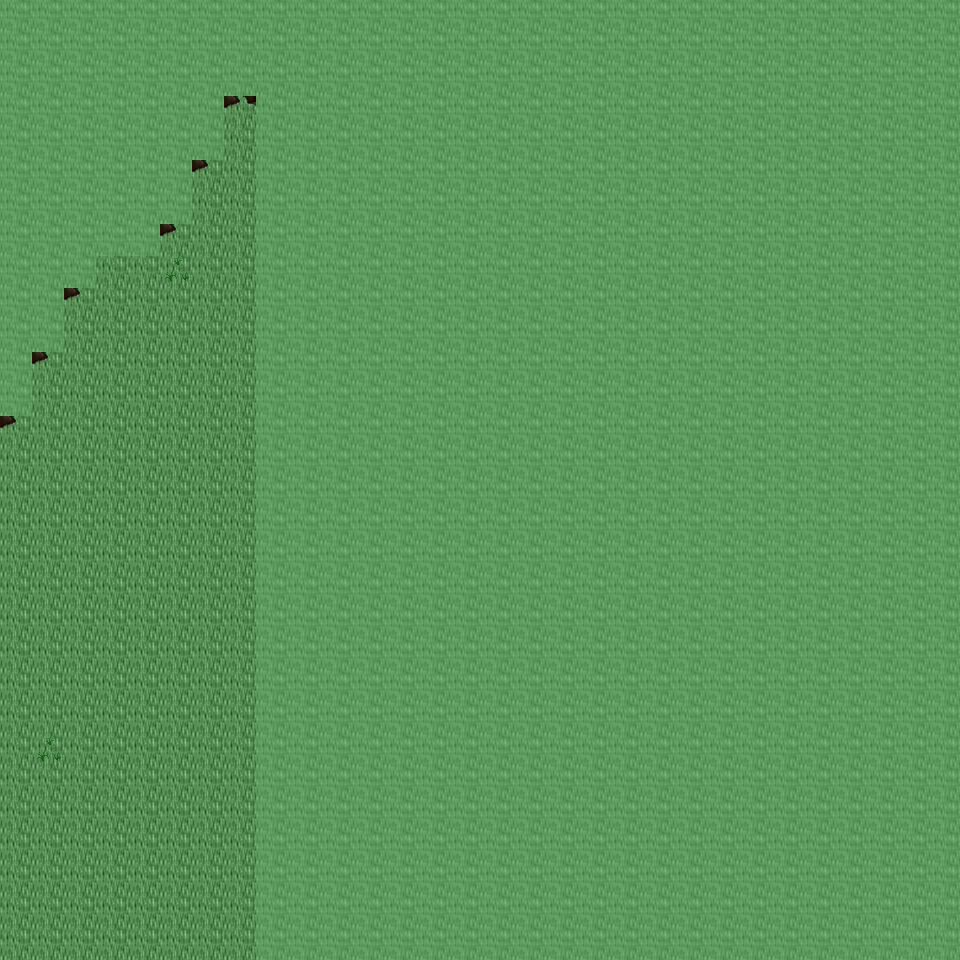

Rendered tile map (Tiled .tmx) drawn with the repository's tilesets; below, a short description and the map source with its tile grids summarised:
An orthogonal 30x30 tile map with 32x32 px tiles, 6 tile layers (Ground, Object, Object2, Above, ...), 25 tilesets and 2 objects (2x mapchange).

<map version="1.0" orientation="orthogonal" renderorder="right-down" width="30" height="30" tilewidth="32" tileheight="32" nextobjectid="3">
  <tileset firstgid="1" name="tileset_ground_ground" tilewidth="32" tileheight="32" tilecount="33" columns="3">
    <image source="../drawable/tileset_ground_ground.png" width="96" height="352" />
  </tileset>
  <tileset firstgid="34" name="tileset_plant_flower_daisy_white" tilewidth="32" tileheight="32" tilecount="8" columns="2">
    <image source="../drawable/tileset_plant_flower_daisy_white.png" width="64" height="128" />
  </tileset>
  <tileset firstgid="42" name="tileset_ground_grass_edges" tilewidth="32" tileheight="32" tilecount="36" columns="12">
    <image source="../drawable/tileset_ground_grass_edges.png" width="384" height="96" />
  </tileset>
  <tileset firstgid="78" name="tileset_ground_grass_corners" tilewidth="32" tileheight="32" tilecount="24" columns="6">
    <image source="../drawable/tileset_ground_grass_corners.png" width="192" height="128" />
  </tileset>
  <tileset firstgid="102" name="tileset_plant_grasses" tilewidth="32" tileheight="32" tilecount="6" columns="3">
    <image source="../drawable/tileset_plant_grasses.png" width="96" height="64" />
  </tileset>
  <tileset firstgid="108" name="tileset_ground_rock_pebbles" tilewidth="32" tileheight="32" tilecount="3" columns="1">
    <image source="../drawable/tileset_ground_rock_pebbles.png" width="32" height="96" />
  </tileset>
  <tileset firstgid="111" name="tileset_ground_earth_edges" tilewidth="32" tileheight="32" tilecount="18" columns="6">
    <image source="../drawable/tileset_ground_earth_edges.png" width="192" height="96" />
  </tileset>
  <tileset firstgid="129" name="tileset_item_corpse_skull_pale" tilewidth="32" tileheight="32" tilecount="2" columns="2">
    <image source="../drawable/tileset_item_corpse_skull_pale.png" width="64" height="32" />
  </tileset>
  <tileset firstgid="131" name="tileset_logic_collision" tilewidth="32" tileheight="32" tilecount="1" columns="1">
    <image source="../drawable/tileset_logic_collision.png" width="32" height="32" />
  </tileset>
  <tileset firstgid="132" name="tileset_ground_water_swamp_water" tilewidth="32" tileheight="32" tilecount="33" columns="3">
    <image source="../drawable/tileset_ground_water_swamp_water.png" width="96" height="352" />
  </tileset>
  <tileset firstgid="165" name="tileset_plant_tree_tree_darkgreen" tilewidth="32" tileheight="32" tilecount="88" columns="8">
    <image source="../drawable/tileset_plant_tree_tree_darkgreen.png" width="256" height="352" />
  </tileset>
  <tileset firstgid="253" name="tileset_building_death_tower" tilewidth="32" tileheight="32" tilecount="252" columns="9">
    <image source="../drawable/tileset_building_death_tower.png" width="288" height="896" />
  </tileset>
  <tileset firstgid="505" name="tileset_ground_ridge_earth_dark" tilewidth="32" tileheight="32" tilecount="96" columns="12">
    <image source="../drawable/tileset_ground_ridge_earth_dark.png" width="384" height="256" />
  </tileset>
  <tileset firstgid="601" name="tileset_plant_tree_dead_tree_2" tilewidth="32" tileheight="32" tilecount="20" columns="4">
    <image source="../drawable/tileset_plant_tree_dead_tree_2.png" width="128" height="160" />
  </tileset>
  <tileset firstgid="621" name="tileset_item_corpse_swamp_sunken" tilewidth="32" tileheight="32" tilecount="32" columns="8">
    <image source="../drawable/tileset_item_corpse_swamp_sunken.png" width="256" height="128" />
  </tileset>
  <tileset firstgid="653" name="tileset_plant_grasses_swamp" tilewidth="32" tileheight="32" tilecount="42" columns="6">
    <image source="../drawable/tileset_plant_grasses_swamp.png" width="192" height="224" />
  </tileset>
  <tileset firstgid="695" name="tileset_plant_tree_dead_tree_3" tilewidth="32" tileheight="32" tilecount="16" columns="4">
    <image source="../drawable/tileset_plant_tree_dead_tree_3.png" width="128" height="128" />
  </tileset>
  <tileset firstgid="711" name="tileset_plant_stump_hollow_logs" tilewidth="32" tileheight="32" tilecount="6" columns="3">
    <image source="../drawable/tileset_plant_stump_hollow_logs.png" width="96" height="64" />
  </tileset>
  <tileset firstgid="717" name="tileset_ground_rock_rocks" tilewidth="32" tileheight="32" tilecount="4" columns="2">
    <image source="../drawable/tileset_ground_rock_rocks.png" width="64" height="64" />
  </tileset>
  <tileset firstgid="721" name="tileset_ground_rock_rocks_3" tilewidth="32" tileheight="32" tilecount="16" columns="4">
    <image source="../drawable/tileset_ground_rock_rocks_3.png" width="128" height="128" />
  </tileset>
  <tileset firstgid="737" name="tileset_item_corpse_skeleton" tilewidth="32" tileheight="32" tilecount="4" columns="2">
    <image source="../drawable/tileset_item_corpse_skeleton.png" width="64" height="64" />
  </tileset>
  <tileset firstgid="741" name="tileset_item_gothic_skull_post" tilewidth="32" tileheight="32" tilecount="2" columns="1">
    <image source="../drawable/tileset_item_gothic_skull_post.png" width="32" height="64" />
  </tileset>
  <tileset firstgid="743" name="tileset_item_statue_skullpedestal" tilewidth="32" tileheight="32" tilecount="2" columns="1">
    <image source="../drawable/tileset_item_statue_skullpedestal.png" width="32" height="64" />
  </tileset>
  <tileset firstgid="745" name="tileset_building_entrance_int_broken_bars" tilewidth="32" tileheight="32" tilecount="2" columns="1">
    <image source="../drawable/tileset_building_entrance_int_broken_bars.png" width="32" height="64" />
  </tileset>
  <tileset firstgid="747" name="tileset_ground_slate_tiles" tilewidth="32" tileheight="32" tilecount="15" columns="5">
    <image source="../drawable/tileset_ground_slate_tiles.png" width="160" height="96" />
  </tileset>
  <layer name="Ground" width="30" height="30">
    <data>[900 cells, 900 non-empty, 16 distinct tile ids]</data>
  </layer>
  <layer name="Object" width="30" height="30">
    <data>[900 cells, 239 non-empty, 21 distinct tile ids]</data>
  </layer>
  <layer name="Object2" width="30" height="30">
    <data>[900 cells, 214 non-empty, 32 distinct tile ids]</data>
  </layer>
  <layer name="Above" width="30" height="30">
    <data>[900 cells, 227 non-empty, 18 distinct tile ids]</data>
  </layer>
  <layer name="Above2" width="30" height="30">
    <data>[900 cells, 74 non-empty, 12 distinct tile ids]</data>
  </layer>
  <layer name="Walkable" width="30" height="30">
    <data>[900 cells, 724 non-empty, 1 distinct tile ids]</data>
  </layer>
  <objectgroup name="MapEvents">
    <object id="1" name="south" type="mapchange" x="0" y="928" width="256" height="32">
      <properties>
        <property name="map" value="0_ados_mountain_n2_w2_x4_y4" />
        <property name="place" value="north" />
      </properties>
    </object>
    <object id="2" name="west" type="mapchange" x="0" y="416" width="32" height="544">
      <properties>
        <property name="map" value="0_ados_mountain_n2_w2_x3_y3" />
        <property name="place" value="east" />
      </properties>
    </object>
  </objectgroup>
</map>
